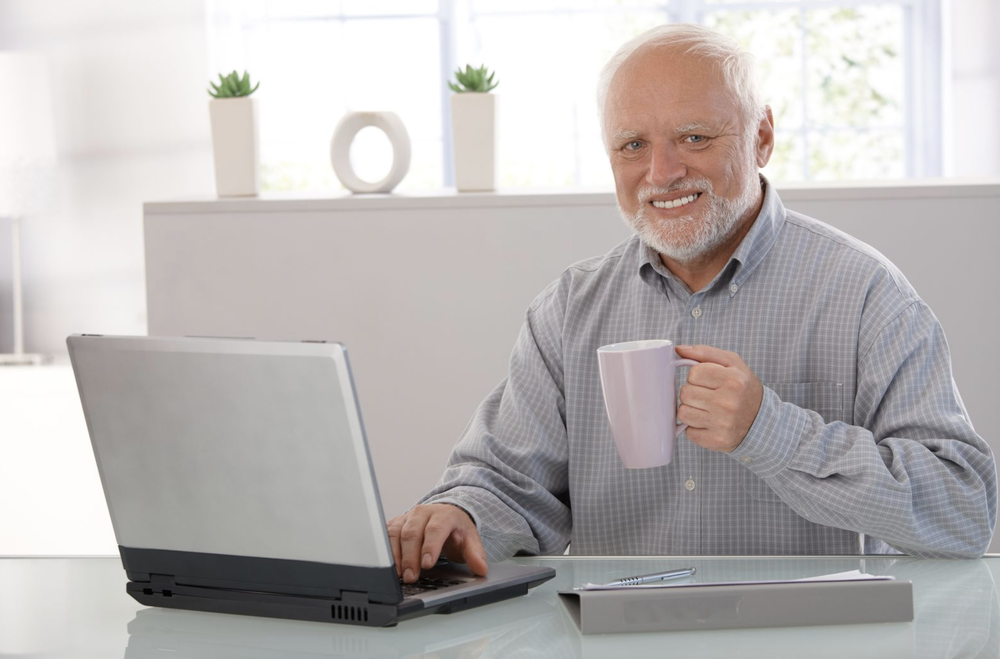
#> input picture old_guy.png, 1000 x 659 px, shrunk from 2548 x 1680 before the run
$ python main.py
#> lines starting #> are read from the running program, lines starting #| are printed output that depends on the picture; after the words box and inside, x2 and y2 are one past the last pixel; in counts of white or black regions, pixels touching at a corner belong together
# pip install --force-reinstall --no-cache -U opencv-python==4.5.5.62
# pip install --force-reinstall --no-cache -U opencv-python==4.6.0.66
import cv2

def create_detector(filename):
    detector = cv2.CascadeClassifier(filename)
    if detector.empty():
        print('XML-Datei nicht geladen:', filename)
        exit(1)
    return detector

def draw_rects(img, rects, color):
    for r in rects:
        x, y, w, h = r
        top_left = (x, y)
        bottom_right = (x + w, y + h)
        cv2.rectangle(img, top_left, bottom_right, color, thickness=3)

if __name__ == '__main__':
    # Load image
    img = cv2.imread('old_guy.png')
#> img is the input picture: shape (659, 1000, 3); mean B, G, R 181.4, 182.3, 186.4

    if img is None:
        print('Bild nicht gefunden')

    face_detector = create_detector('haarcascade_frontalface_default.xml')
    eye_detector = create_detector('haarcascade_eye.xml')

    faces = face_detector.detectMultiScale(img, 1.1, 4)
#> faces = [[343, 125, 58, 58]]
    eyes = eye_detector.detectMultiScale(img, 1.1, 4)
#> eyes = [[613, 124, 43, 43], [671, 116, 46, 46], [433, 45, 72, 72]]

    yellow = (0, 255, 255)
    blue = (255, 0, 0)

    draw_rects(img, faces, color=yellow)
#> the loop in draw_rects, `for r in rects:` made 1 pass
#> (x, y, w, h, bottom_right) on pass 1: (343, 125, 58, 58, (401, 183))
#> after the loop in draw_rects, `for r in rects:`:
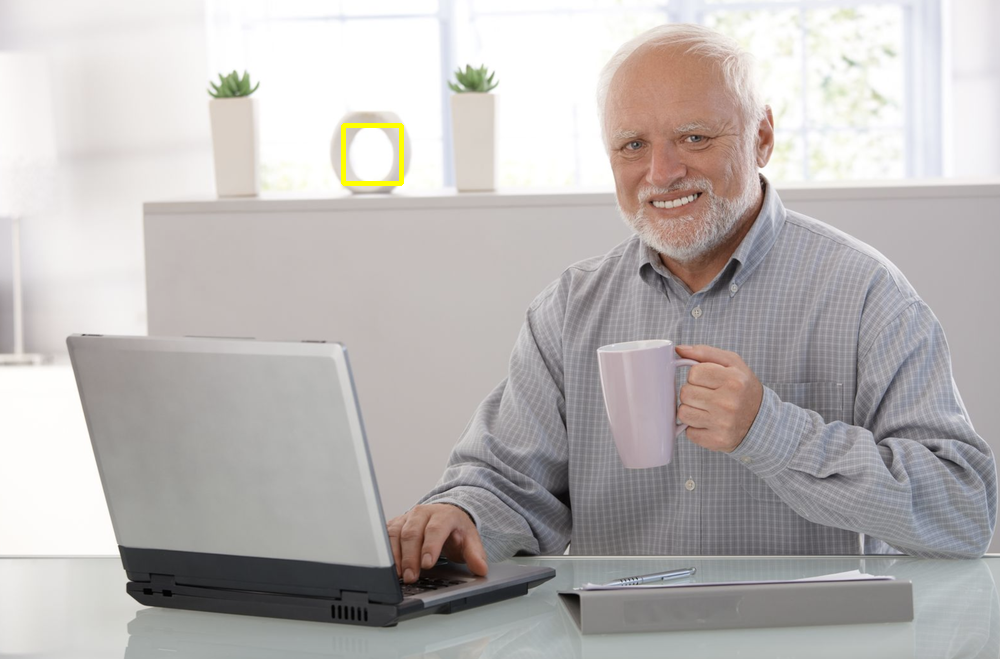
#> img: shape (659, 1000, 3); 0.17% of pixels changed, all inside (x1, y1, x2, y2) = (341, 123, 404, 186)
    draw_rects(img, eyes, blue)
#> call 2 of draw_rects, with rects = array of shape (3, 4), color = (255, 0, 0)
#> the loop in draw_rects (call 2), `for r in rects:` made 3 passes
#> (x, y, w, h, bottom_right) on passes 1 to 3: (613, 124, 43, 43, (656, 167)), (671, 116, 46, 46, (717, 162)), (433, 45, 72, 72, (505, 117))
#> after the loop in draw_rects (call 2), `for r in rects:`:
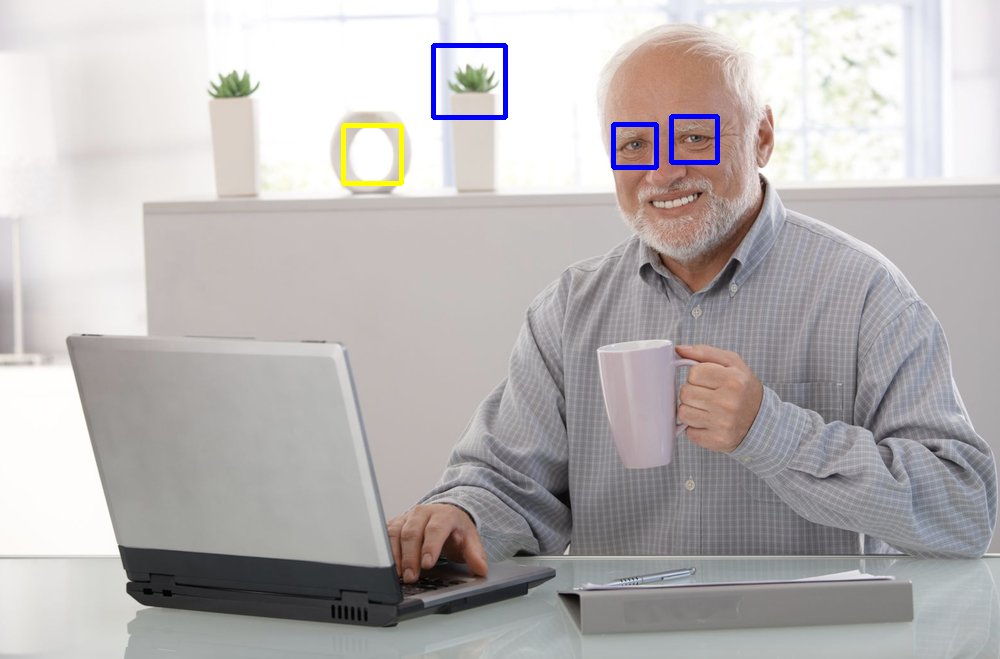
#> img: shape (659, 1000, 3); 0.48% of pixels changed, all inside (x1, y1, x2, y2) = (431, 43, 720, 170)


    # Show image
    cv2.imshow('image', img)

    cv2.waitKey()
